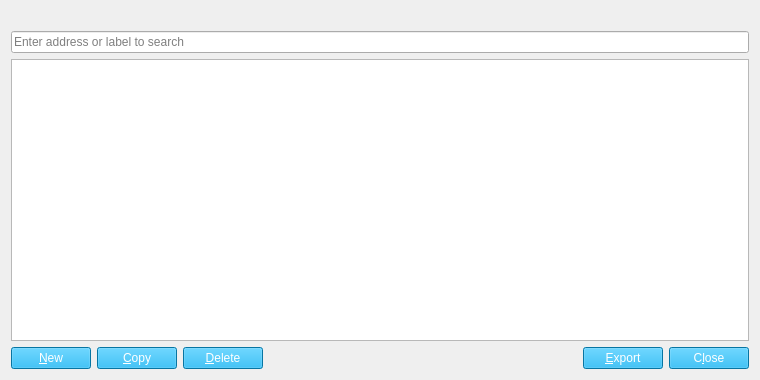
<?xml version="1.0" encoding="UTF-8"?>
<ui version="4.0">
 <class>AddressBookPage</class>
 <widget class="QWidget" name="AddressBookPage">
  <property name="geometry">
   <rect>
    <x>0</x>
    <y>0</y>
    <width>760</width>
    <height>380</height>
   </rect>
  </property>
  <layout class="QVBoxLayout" name="verticalLayout">
   <item>
    <widget class="QLabel" name="labelExplanation">
     <property name="textFormat">
      <enum>Qt::PlainText</enum>
     </property>
     <property name="wordWrap">
      <bool>true</bool>
     </property>
    </widget>
   </item>
   <item>
    <widget class="QLineEdit" name="searchLineEdit">
     <property name="placeholderText">
      <string>Enter address or label to search</string>
     </property>
    </widget>
   </item>
   <item>
    <widget class="QTableView" name="tableView">
     <property name="contextMenuPolicy">
      <enum>Qt::CustomContextMenu</enum>
     </property>
     <property name="toolTip">
      <string>Right-click to edit address or label</string>
     </property>
     <property name="tabKeyNavigation">
      <bool>false</bool>
     </property>
     <property name="alternatingRowColors">
      <bool>true</bool>
     </property>
     <property name="selectionMode">
      <enum>QAbstractItemView::SingleSelection</enum>
     </property>
     <property name="selectionBehavior">
      <enum>QAbstractItemView::SelectRows</enum>
     </property>
     <property name="sortingEnabled">
      <bool>true</bool>
     </property>
     <attribute name="verticalHeaderVisible">
      <bool>false</bool>
     </attribute>
    </widget>
   </item>
   <item>
    <layout class="QHBoxLayout" name="horizontalLayout">
     <item>
      <widget class="QPushButton" name="newAddress">
       <property name="styleSheet">
        <string notr="true">background-color: rgb(10, 164, 227);color: #ffffff</string>
       </property>
       <property name="toolTip">
        <string>Create a new address</string>
       </property>
       <property name="text">
        <string>&amp;New</string>
       </property>
       <property name="icon">
        <iconset resource="../CB AI COIN.qrc">
         <normaloff>:/icons/add</normaloff>:/icons/add</iconset>
       </property>
       <property name="autoDefault">
        <bool>false</bool>
       </property>
      </widget>
     </item>
     <item>
      <widget class="QPushButton" name="copyAddress">
       <property name="styleSheet">
        <string notr="true">background-color: rgb(10, 164, 227);color: #ffffff</string>
       </property>
       <property name="toolTip">
        <string>Copy the currently selected address to the system clipboard</string>
       </property>
       <property name="text">
        <string>&amp;Copy</string>
       </property>
       <property name="icon">
        <iconset resource="../CB AI COIN.qrc">
         <normaloff>:/icons/editcopy</normaloff>:/icons/editcopy</iconset>
       </property>
       <property name="autoDefault">
        <bool>false</bool>
       </property>
      </widget>
     </item>
     <item>
      <widget class="QPushButton" name="deleteAddress">
       <property name="styleSheet">
        <string notr="true">background-color: rgb(10, 164, 227);color: #ffffff</string>
       </property>
       <property name="toolTip">
        <string>Delete the currently selected address from the list</string>
       </property>
       <property name="text">
        <string>&amp;Delete</string>
       </property>
       <property name="icon">
        <iconset resource="../CB AI COIN.qrc">
         <normaloff>:/icons/remove</normaloff>:/icons/remove</iconset>
       </property>
       <property name="autoDefault">
        <bool>false</bool>
       </property>
      </widget>
     </item>
     <item>
      <spacer name="horizontalSpacer">
       <property name="orientation">
        <enum>Qt::Horizontal</enum>
       </property>
       <property name="sizeHint" stdset="0">
        <size>
         <width>40</width>
         <height>20</height>
        </size>
       </property>
      </spacer>
     </item>
     <item>
      <widget class="QPushButton" name="exportButton">
       <property name="styleSheet">
        <string notr="true">background-color: rgb(10, 164, 227);color: #ffffff</string>
       </property>
       <property name="toolTip">
        <string>Export the data in the current tab to a file</string>
       </property>
       <property name="text">
        <string>&amp;Export</string>
       </property>
       <property name="icon">
        <iconset resource="../CB AI COIN.qrc">
         <normaloff>:/icons/export</normaloff>:/icons/export</iconset>
       </property>
       <property name="autoDefault">
        <bool>false</bool>
       </property>
      </widget>
     </item>
     <item>
      <widget class="QPushButton" name="closeButton">
       <property name="styleSheet">
        <string notr="true">background-color: rgb(10, 164, 227);color: #ffffff</string>
       </property>
       <property name="sizePolicy">
        <sizepolicy hsizetype="Minimum" vsizetype="Minimum">
         <horstretch>0</horstretch>
         <verstretch>0</verstretch>
        </sizepolicy>
       </property>
       <property name="text">
        <string>C&amp;lose</string>
       </property>
       <property name="autoDefault">
        <bool>false</bool>
       </property>
      </widget>
     </item>
    </layout>
   </item>
  </layout>
 </widget>
 <resources>
  <include location="../CB AI COIN.qrc"/>
 </resources>
 <connections/>
</ui>
